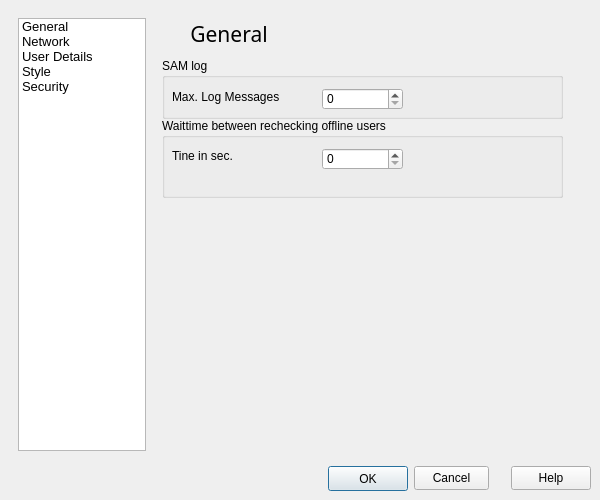
<ui version="4.0" >
 <class>form_settingsgui</class>
 <widget class="QDialog" name="form_settingsgui" >
  <property name="geometry" >
   <rect>
    <x>0</x>
    <y>0</y>
    <width>600</width>
    <height>500</height>
   </rect>
  </property>
  <property name="sizePolicy" >
   <sizepolicy vsizetype="Expanding" hsizetype="Expanding" >
    <horstretch>0</horstretch>
    <verstretch>0</verstretch>
   </sizepolicy>
  </property>
  <property name="minimumSize" >
   <size>
    <width>600</width>
    <height>500</height>
   </size>
  </property>
  <property name="maximumSize" >
   <size>
    <width>600</width>
    <height>500</height>
   </size>
  </property>
  <property name="windowTitle" >
   <string>Settings</string>
  </property>
  <property name="windowIcon" >
   <iconset resource="resourcen.qrc" >
    <normaloff>:/icons/settings.png</normaloff>:/icons/settings.png</iconset>
  </property>
  <property name="sizeGripEnabled" >
   <bool>false</bool>
  </property>
  <property name="modal" >
   <bool>true</bool>
  </property>
  <widget class="QFrame" name="middleFrame" >
   <property name="geometry" >
    <rect>
     <x>9</x>
     <y>9</y>
     <width>600</width>
     <height>500</height>
    </rect>
   </property>
   <property name="sizePolicy" >
    <sizepolicy vsizetype="Fixed" hsizetype="Fixed" >
     <horstretch>0</horstretch>
     <verstretch>0</verstretch>
    </sizepolicy>
   </property>
   <property name="minimumSize" >
    <size>
     <width>600</width>
     <height>500</height>
    </size>
   </property>
   <property name="maximumSize" >
    <size>
     <width>600</width>
     <height>500</height>
    </size>
   </property>
   <property name="frameShape" >
    <enum>QFrame::NoFrame</enum>
   </property>
   <property name="frameShadow" >
    <enum>QFrame::Plain</enum>
   </property>
   <layout class="QGridLayout" >
    <property name="margin" >
     <number>9</number>
    </property>
    <property name="spacing" >
     <number>6</number>
    </property>
    <item row="0" column="0" >
     <widget class="QListWidget" name="itemListWidget" >
      <property name="sizePolicy" >
       <sizepolicy vsizetype="Fixed" hsizetype="Fixed" >
        <horstretch>0</horstretch>
        <verstretch>0</verstretch>
       </sizepolicy>
      </property>
      <property name="minimumSize" >
       <size>
        <width>0</width>
        <height>300</height>
       </size>
      </property>
      <property name="maximumSize" >
       <size>
        <width>128</width>
        <height>500</height>
       </size>
      </property>
      <property name="font" >
       <font>
        <family>MS Shell Dlg 2</family>
        <pointsize>10</pointsize>
        <weight>50</weight>
        <bold>false</bold>
       </font>
      </property>
      <property name="verticalScrollBarPolicy" >
       <enum>Qt::ScrollBarAlwaysOff</enum>
      </property>
      <property name="horizontalScrollBarPolicy" >
       <enum>Qt::ScrollBarAlwaysOff</enum>
      </property>
      <property name="showDropIndicator" stdset="0" >
       <bool>false</bool>
      </property>
      <property name="flow" >
       <enum>QListView::TopToBottom</enum>
      </property>
      <property name="resizeMode" >
       <enum>QListView::Fixed</enum>
      </property>
      <property name="layoutMode" >
       <enum>QListView::SinglePass</enum>
      </property>
      <property name="spacing" >
       <number>0</number>
      </property>
      <item>
       <property name="text" >
        <string>General</string>
       </property>
       <property name="icon" >
        <iconset resource="resourcen.qrc" >
         <normaloff>:/icons/settings.png</normaloff>:/icons/settings.png</iconset>
       </property>
      </item>
      <item>
       <property name="text" >
        <string>Network</string>
       </property>
       <property name="icon" >
        <iconset resource="resourcen.qrc" >
         <normaloff>:/icons/socket24.png</normaloff>:/icons/socket24.png</iconset>
       </property>
      </item>
      <item>
       <property name="text" >
        <string>User Details</string>
       </property>
       <property name="icon" >
        <iconset resource="resourcen.qrc" >
         <normaloff>:/icons/userblue24.png</normaloff>:/icons/userblue24.png</iconset>
       </property>
      </item>
      <item>
       <property name="text" >
        <string>Style</string>
       </property>
       <property name="icon" >
        <iconset resource="resourcen.qrc" >
         <normaloff>:/icons/looknfeel24.png</normaloff>:/icons/looknfeel24.png</iconset>
       </property>
      </item>
      <item>
       <property name="text" >
        <string>Security</string>
       </property>
       <property name="icon" >
        <iconset resource="resourcen.qrc" >
         <normaloff>:/icons/encrypted24.png</normaloff>:/icons/encrypted24.png</iconset>
       </property>
      </item>
     </widget>
    </item>
    <item row="1" column="0" colspan="3" >
     <layout class="QGridLayout" >
      <property name="margin" >
       <number>0</number>
      </property>
      <property name="spacing" >
       <number>6</number>
      </property>
      <item row="0" column="1" >
       <widget class="QFrame" name="buttonFrame" >
        <property name="sizePolicy" >
         <sizepolicy vsizetype="Fixed" hsizetype="Fixed" >
          <horstretch>0</horstretch>
          <verstretch>0</verstretch>
         </sizepolicy>
        </property>
        <property name="frameShape" >
         <enum>QFrame::NoFrame</enum>
        </property>
        <property name="frameShadow" >
         <enum>QFrame::Raised</enum>
        </property>
        <layout class="QGridLayout" >
         <property name="margin" >
          <number>9</number>
         </property>
         <property name="spacing" >
          <number>6</number>
         </property>
         <item row="0" column="0" >
          <widget class="QPushButton" name="ok_Button" >
           <property name="minimumSize" >
            <size>
             <width>75</width>
             <height>24</height>
            </size>
           </property>
           <property name="maximumSize" >
            <size>
             <width>16777215</width>
             <height>75</height>
            </size>
           </property>
           <property name="text" >
            <string>OK</string>
           </property>
           <property name="autoRepeat" >
            <bool>false</bool>
           </property>
           <property name="default" >
            <bool>true</bool>
           </property>
          </widget>
         </item>
         <item row="0" column="2" >
          <spacer>
           <property name="orientation" >
            <enum>Qt::Horizontal</enum>
           </property>
           <property name="sizeType" >
            <enum>QSizePolicy::Expanding</enum>
           </property>
           <property name="sizeHint" stdset="0" >
            <size>
             <width>16</width>
             <height>25</height>
            </size>
           </property>
          </spacer>
         </item>
         <item row="0" column="3" >
          <widget class="QPushButton" name="help_Button" >
           <property name="minimumSize" >
            <size>
             <width>0</width>
             <height>24</height>
            </size>
           </property>
           <property name="text" >
            <string>Help</string>
           </property>
          </widget>
         </item>
         <item row="0" column="1" >
          <widget class="QPushButton" name="cancel_Button" >
           <property name="minimumSize" >
            <size>
             <width>75</width>
             <height>24</height>
            </size>
           </property>
           <property name="maximumSize" >
            <size>
             <width>75</width>
             <height>16777215</height>
            </size>
           </property>
           <property name="text" >
            <string>Cancel</string>
           </property>
          </widget>
         </item>
        </layout>
       </widget>
      </item>
      <item row="0" column="0" >
       <spacer>
        <property name="orientation" >
         <enum>Qt::Horizontal</enum>
        </property>
        <property name="sizeHint" stdset="0" >
         <size>
          <width>181</width>
          <height>20</height>
         </size>
        </property>
       </spacer>
      </item>
     </layout>
    </item>
    <item row="0" column="1" >
     <widget class="QStackedWidget" name="stackedWidget" >
      <property name="currentIndex" >
       <number>0</number>
      </property>
      <widget class="QWidget" name="basic_page" >
       <widget class="QGroupBox" name="groupBox_6" >
        <property name="geometry" >
         <rect>
          <x>10</x>
          <y>100</y>
          <width>401</width>
          <height>80</height>
         </rect>
        </property>
        <property name="title" >
         <string>Waittime between rechecking offline users</string>
        </property>
        <widget class="QLabel" name="label_6" >
         <property name="geometry" >
          <rect>
           <x>10</x>
           <y>30</y>
           <width>131</width>
           <height>16</height>
          </rect>
         </property>
         <property name="text" >
          <string>Tine in sec.</string>
         </property>
        </widget>
        <widget class="QSpinBox" name="spinBox_3" >
         <property name="geometry" >
          <rect>
           <x>160</x>
           <y>30</y>
           <width>81</width>
           <height>22</height>
          </rect>
         </property>
        </widget>
       </widget>
       <widget class="QGroupBox" name="groupBox" >
        <property name="geometry" >
         <rect>
          <x>10</x>
          <y>40</y>
          <width>401</width>
          <height>61</height>
         </rect>
        </property>
        <property name="title" >
         <string>SAM log</string>
        </property>
        <widget class="QSpinBox" name="spinBox" >
         <property name="geometry" >
          <rect>
           <x>160</x>
           <y>30</y>
           <width>81</width>
           <height>22</height>
          </rect>
         </property>
        </widget>
        <widget class="QLabel" name="label_4" >
         <property name="geometry" >
          <rect>
           <x>10</x>
           <y>30</y>
           <width>121</width>
           <height>17</height>
          </rect>
         </property>
         <property name="text" >
          <string>Max. Log Messages</string>
         </property>
        </widget>
       </widget>
       <widget class="QWidget" name="layoutWidget" >
        <property name="geometry" >
         <rect>
          <x>10</x>
          <y>0</y>
          <width>106</width>
          <height>32</height>
         </rect>
        </property>
        <layout class="QGridLayout" >
         <property name="margin" >
          <number>0</number>
         </property>
         <property name="spacing" >
          <number>6</number>
         </property>
         <item row="0" column="1" >
          <widget class="QLabel" name="basicLabel" >
           <property name="sizePolicy" >
            <sizepolicy vsizetype="Fixed" hsizetype="Fixed" >
             <horstretch>0</horstretch>
             <verstretch>0</verstretch>
            </sizepolicy>
           </property>
           <property name="minimumSize" >
            <size>
             <width>0</width>
             <height>30</height>
            </size>
           </property>
           <property name="font" >
            <font>
             <family>Sans Serif</family>
             <pointsize>16</pointsize>
             <weight>75</weight>
             <italic>true</italic>
             <bold>true</bold>
             <underline>true</underline>
             <strikeout>false</strikeout>
            </font>
           </property>
           <property name="text" >
            <string>&lt;html>&lt;head>&lt;meta name="qrichtext" content="1" />&lt;style type="text/css">
p, li { white-space: pre-wrap; }
&lt;/style>&lt;/head>&lt;body style=" font-family:'Sans Serif'; font-size:16pt; font-weight:600; font-style:italic; text-decoration: underline;">
&lt;p style=" -qt-block-indent:0; text-indent:0px;">&lt;span style=" font-weight:400; font-style:normal; text-decoration:none;">General&lt;/span>&lt;/p>&lt;/body>&lt;/html></string>
           </property>
           <property name="alignment" >
            <set>Qt::AlignCenter</set>
           </property>
          </widget>
         </item>
         <item row="0" column="0" >
          <widget class="QLabel" name="basiciconlabel" >
           <property name="text" >
            <string/>
           </property>
           <property name="pixmap" >
            <pixmap/>
           </property>
           <property name="alignment" >
            <set>Qt::AlignCenter</set>
           </property>
          </widget>
         </item>
        </layout>
       </widget>
      </widget>
      <widget class="QWidget" name="network_Page" >
       <widget class="QWidget" name="layoutWidget" >
        <property name="geometry" >
         <rect>
          <x>10</x>
          <y>0</y>
          <width>118</width>
          <height>32</height>
         </rect>
        </property>
        <layout class="QGridLayout" >
         <property name="margin" >
          <number>0</number>
         </property>
         <property name="spacing" >
          <number>6</number>
         </property>
         <item row="0" column="0" >
          <widget class="QLabel" name="networkiconlabel" >
           <property name="maximumSize" >
            <size>
             <width>32</width>
             <height>32</height>
            </size>
           </property>
           <property name="text" >
            <string/>
           </property>
           <property name="pixmap" >
            <pixmap/>
           </property>
           <property name="alignment" >
            <set>Qt::AlignCenter</set>
           </property>
          </widget>
         </item>
         <item row="0" column="1" >
          <widget class="QLabel" name="networkLabel" >
           <property name="minimumSize" >
            <size>
             <width>0</width>
             <height>30</height>
            </size>
           </property>
           <property name="font" >
            <font>
             <family>Sans Serif</family>
             <pointsize>16</pointsize>
             <weight>75</weight>
             <italic>true</italic>
             <bold>true</bold>
             <underline>true</underline>
             <strikeout>false</strikeout>
            </font>
           </property>
           <property name="text" >
            <string>&lt;!DOCTYPE HTML PUBLIC "-//W3C//DTD HTML 4.0//EN" "http://www.w3.org/TR/REC-html40/strict.dtd">
&lt;html>&lt;head>&lt;meta name="qrichtext" content="1" />&lt;style type="text/css">
p, li { white-space: pre-wrap; }
&lt;/style>&lt;/head>&lt;body style=" font-family:'Sans Serif'; font-size:16pt; font-weight:600; font-style:italic;">
&lt;p style=" margin-top:12px; margin-bottom:12px; margin-left:0px; margin-right:0px; -qt-block-indent:0; text-indent:0px; text-decoration: underline;">&lt;span style=" font-weight:400; font-style:normal; text-decoration:none;">Network&lt;/span>&lt;/p>&lt;/body>&lt;/html></string>
           </property>
           <property name="alignment" >
            <set>Qt::AlignLeading|Qt::AlignLeft|Qt::AlignVCenter</set>
           </property>
          </widget>
         </item>
        </layout>
       </widget>
       <widget class="QGroupBox" name="groupBox_8" >
        <property name="geometry" >
         <rect>
          <x>10</x>
          <y>130</y>
          <width>411</width>
          <height>281</height>
         </rect>
        </property>
        <property name="title" >
         <string>Tunnel Options</string>
        </property>
        <widget class="QLabel" name="label_9" >
         <property name="geometry" >
          <rect>
           <x>20</x>
           <y>20</y>
           <width>101</width>
           <height>16</height>
          </rect>
         </property>
         <property name="text" >
          <string>Tunnel Name</string>
         </property>
        </widget>
        <widget class="QLineEdit" name="lineEdit" >
         <property name="geometry" >
          <rect>
           <x>130</x>
           <y>20</y>
           <width>261</width>
           <height>20</height>
          </rect>
         </property>
        </widget>
        <widget class="QGroupBox" name="groupBox_10" >
         <property name="geometry" >
          <rect>
           <x>10</x>
           <y>159</y>
           <width>391</width>
           <height>111</height>
          </rect>
         </property>
         <property name="title" >
          <string>Outbound</string>
         </property>
         <widget class="QLabel" name="label_15" >
          <property name="geometry" >
           <rect>
            <x>10</x>
            <y>20</y>
            <width>91</width>
            <height>16</height>
           </rect>
          </property>
          <property name="text" >
           <string>Length</string>
          </property>
         </widget>
         <widget class="QLabel" name="label_14" >
          <property name="geometry" >
           <rect>
            <x>10</x>
            <y>50</y>
            <width>81</width>
            <height>16</height>
           </rect>
          </property>
          <property name="text" >
           <string>Quantity</string>
          </property>
         </widget>
         <widget class="QSpinBox" name="spinBox_8" >
          <property name="geometry" >
           <rect>
            <x>120</x>
            <y>20</y>
            <width>101</width>
            <height>22</height>
           </rect>
          </property>
         </widget>
         <widget class="QSpinBox" name="spinBox_9" >
          <property name="geometry" >
           <rect>
            <x>120</x>
            <y>50</y>
            <width>101</width>
            <height>22</height>
           </rect>
          </property>
         </widget>
         <widget class="QSpinBox" name="spinBox_7" >
          <property name="geometry" >
           <rect>
            <x>120</x>
            <y>80</y>
            <width>101</width>
            <height>22</height>
           </rect>
          </property>
         </widget>
         <widget class="QLabel" name="label_13" >
          <property name="geometry" >
           <rect>
            <x>10</x>
            <y>80</y>
            <width>102</width>
            <height>17</height>
           </rect>
          </property>
          <property name="text" >
           <string>Backup Quantity</string>
          </property>
         </widget>
        </widget>
        <widget class="QGroupBox" name="groupBox_9" >
         <property name="geometry" >
          <rect>
           <x>10</x>
           <y>40</y>
           <width>391</width>
           <height>121</height>
          </rect>
         </property>
         <property name="title" >
          <string>Inbound</string>
         </property>
         <widget class="QLabel" name="label_11" >
          <property name="geometry" >
           <rect>
            <x>10</x>
            <y>50</y>
            <width>81</width>
            <height>16</height>
           </rect>
          </property>
          <property name="text" >
           <string>Quantity</string>
          </property>
         </widget>
         <widget class="QLabel" name="label_10" >
          <property name="geometry" >
           <rect>
            <x>10</x>
            <y>20</y>
            <width>81</width>
            <height>16</height>
           </rect>
          </property>
          <property name="text" >
           <string>Length</string>
          </property>
         </widget>
         <widget class="QSpinBox" name="spinBox_6" >
          <property name="geometry" >
           <rect>
            <x>120</x>
            <y>80</y>
            <width>101</width>
            <height>22</height>
           </rect>
          </property>
         </widget>
         <widget class="QSpinBox" name="spinBox_5" >
          <property name="geometry" >
           <rect>
            <x>120</x>
            <y>50</y>
            <width>101</width>
            <height>22</height>
           </rect>
          </property>
         </widget>
         <widget class="QSpinBox" name="spinBox_4" >
          <property name="geometry" >
           <rect>
            <x>120</x>
            <y>20</y>
            <width>101</width>
            <height>22</height>
           </rect>
          </property>
         </widget>
         <widget class="QLabel" name="label_12" >
          <property name="geometry" >
           <rect>
            <x>10</x>
            <y>80</y>
            <width>102</width>
            <height>17</height>
           </rect>
          </property>
          <property name="text" >
           <string>Backup Quantity</string>
          </property>
         </widget>
        </widget>
       </widget>
       <widget class="QGroupBox" name="groupBox_7" >
        <property name="geometry" >
         <rect>
          <x>10</x>
          <y>40</y>
          <width>411</width>
          <height>81</height>
         </rect>
        </property>
        <property name="title" >
         <string>SAM Connection</string>
        </property>
        <widget class="QLabel" name="label_17" >
         <property name="geometry" >
          <rect>
           <x>10</x>
           <y>20</y>
           <width>101</width>
           <height>16</height>
          </rect>
         </property>
         <property name="text" >
          <string>SAM HOST IP</string>
         </property>
        </widget>
        <widget class="QLabel" name="label_16" >
         <property name="geometry" >
          <rect>
           <x>10</x>
           <y>50</y>
           <width>101</width>
           <height>16</height>
          </rect>
         </property>
         <property name="text" >
          <string>Destination</string>
         </property>
        </widget>
        <widget class="QLineEdit" name="lineEdit_2" >
         <property name="geometry" >
          <rect>
           <x>130</x>
           <y>50</y>
           <width>261</width>
           <height>20</height>
          </rect>
         </property>
        </widget>
        <widget class="QLineEdit" name="lineEdit_3" >
         <property name="geometry" >
          <rect>
           <x>130</x>
           <y>20</y>
           <width>113</width>
           <height>20</height>
          </rect>
         </property>
        </widget>
        <widget class="QLabel" name="label_18" >
         <property name="geometry" >
          <rect>
           <x>250</x>
           <y>20</y>
           <width>31</width>
           <height>16</height>
          </rect>
         </property>
         <property name="text" >
          <string>Port</string>
         </property>
        </widget>
        <widget class="QSpinBox" name="spinBox_10" >
         <property name="geometry" >
          <rect>
           <x>290</x>
           <y>20</y>
           <width>101</width>
           <height>22</height>
          </rect>
         </property>
         <property name="maximum" >
          <number>65000</number>
         </property>
         <property name="value" >
          <number>7656</number>
         </property>
        </widget>
       </widget>
      </widget>
      <widget class="QWidget" name="share_Page" >
       <widget class="QGroupBox" name="groupBox_5" >
        <property name="geometry" >
         <rect>
          <x>10</x>
          <y>50</y>
          <width>411</width>
          <height>375</height>
         </rect>
        </property>
        <property name="title" >
         <string/>
        </property>
        <widget class="QLabel" name="label_21" >
         <property name="geometry" >
          <rect>
           <x>20</x>
           <y>70</y>
           <width>81</width>
           <height>16</height>
          </rect>
         </property>
         <property name="text" >
          <string>Age</string>
         </property>
        </widget>
        <widget class="QSpinBox" name="spinBox_11" >
         <property name="enabled" >
          <bool>false</bool>
         </property>
         <property name="geometry" >
          <rect>
           <x>100</x>
           <y>70</y>
           <width>91</width>
           <height>22</height>
          </rect>
         </property>
        </widget>
        <widget class="QCheckBox" name="checkBox_3" >
         <property name="enabled" >
          <bool>false</bool>
         </property>
         <property name="geometry" >
          <rect>
           <x>100</x>
           <y>110</y>
           <width>71</width>
           <height>18</height>
          </rect>
         </property>
         <property name="text" >
          <string>Male</string>
         </property>
        </widget>
        <widget class="QLabel" name="label_20" >
         <property name="geometry" >
          <rect>
           <x>20</x>
           <y>140</y>
           <width>71</width>
           <height>16</height>
          </rect>
         </property>
         <property name="text" >
          <string>Interests</string>
         </property>
        </widget>
        <widget class="QLabel" name="label_22" >
         <property name="geometry" >
          <rect>
           <x>20</x>
           <y>110</y>
           <width>46</width>
           <height>14</height>
          </rect>
         </property>
         <property name="text" >
          <string>Gender</string>
         </property>
        </widget>
        <widget class="QLabel" name="label_19" >
         <property name="geometry" >
          <rect>
           <x>20</x>
           <y>40</y>
           <width>61</width>
           <height>17</height>
          </rect>
         </property>
         <property name="text" >
          <string>Nickname</string>
         </property>
        </widget>
        <widget class="QCheckBox" name="checkBox_4" >
         <property name="enabled" >
          <bool>false</bool>
         </property>
         <property name="geometry" >
          <rect>
           <x>190</x>
           <y>110</y>
           <width>71</width>
           <height>18</height>
          </rect>
         </property>
         <property name="text" >
          <string>Female</string>
         </property>
        </widget>
        <widget class="QLineEdit" name="lineEdit_4" >
         <property name="enabled" >
          <bool>false</bool>
         </property>
         <property name="geometry" >
          <rect>
           <x>100</x>
           <y>30</y>
           <width>301</width>
           <height>20</height>
          </rect>
         </property>
        </widget>
        <widget class="QLineEdit" name="lineEdit_5" >
         <property name="enabled" >
          <bool>false</bool>
         </property>
         <property name="geometry" >
          <rect>
           <x>20</x>
           <y>160</y>
           <width>381</width>
           <height>201</height>
          </rect>
         </property>
        </widget>
       </widget>
       <widget class="QLabel" name="shareiconlabel" >
        <property name="geometry" >
         <rect>
          <x>1</x>
          <y>37</y>
          <width>179</width>
          <height>16</height>
         </rect>
        </property>
        <property name="text" >
         <string/>
        </property>
        <property name="pixmap" >
         <pixmap/>
        </property>
       </widget>
       <widget class="QWidget" name="layoutWidget" >
        <property name="geometry" >
         <rect>
          <x>10</x>
          <y>0</y>
          <width>147</width>
          <height>32</height>
         </rect>
        </property>
        <layout class="QGridLayout" name="gridLayout" >
         <item row="0" column="0" >
          <widget class="QLabel" name="label_5" >
           <property name="text" >
            <string>&lt;!DOCTYPE HTML PUBLIC "-//W3C//DTD HTML 4.0//EN" "http://www.w3.org/TR/REC-html40/strict.dtd">
&lt;html>&lt;head>&lt;meta name="qrichtext" content="1" />&lt;style type="text/css">
p, li { white-space: pre-wrap; }
&lt;/style>&lt;/head>&lt;body style=" font-family:'MS Shell Dlg 2'; font-size:8.25pt; font-weight:400; font-style:normal;">
&lt;p style=" margin-top:0px; margin-bottom:0px; margin-left:0px; margin-right:0px; -qt-block-indent:0; text-indent:0px;">&lt;img src=":/icons/userblue24.png" />&lt;/p>&lt;/body>&lt;/html></string>
           </property>
           <property name="alignment" >
            <set>Qt::AlignCenter</set>
           </property>
          </widget>
         </item>
         <item row="0" column="1" >
          <widget class="QLabel" name="shareLabel" >
           <property name="minimumSize" >
            <size>
             <width>0</width>
             <height>30</height>
            </size>
           </property>
           <property name="font" >
            <font>
             <family>Sans Serif</family>
             <pointsize>16</pointsize>
             <weight>75</weight>
             <italic>true</italic>
             <bold>true</bold>
             <underline>true</underline>
             <strikeout>false</strikeout>
            </font>
           </property>
           <property name="text" >
            <string>&lt;html>&lt;head>&lt;meta name="qrichtext" content="1" />&lt;style type="text/css">
p, li { white-space: pre-wrap; }
&lt;/style>&lt;/head>&lt;body style=" font-family:'Sans Serif'; font-size:16pt; font-weight:600; font-style:italic; text-decoration: underline;">
&lt;p style=" -qt-block-indent:0; text-indent:0px;">&lt;span style=" font-weight:400; font-style:normal; text-decoration:none;">User Details&lt;/span>&lt;/p>&lt;/body>&lt;/html></string>
           </property>
           <property name="alignment" >
            <set>Qt::AlignLeading|Qt::AlignLeft|Qt::AlignVCenter</set>
           </property>
          </widget>
         </item>
        </layout>
       </widget>
      </widget>
      <widget class="QWidget" name="style_page" >
       <widget class="QGroupBox" name="groupBox_3" >
        <property name="geometry" >
         <rect>
          <x>10</x>
          <y>120</y>
          <width>431</width>
          <height>181</height>
         </rect>
        </property>
        <property name="title" >
         <string>StyleSheet</string>
        </property>
        <widget class="QComboBox" name="styleSheetCombo" >
         <property name="enabled" >
          <bool>true</bool>
         </property>
         <property name="geometry" >
          <rect>
           <x>110</x>
           <y>30</y>
           <width>266</width>
           <height>21</height>
          </rect>
         </property>
         <property name="maximumSize" >
          <size>
           <width>16777215</width>
           <height>87</height>
          </size>
         </property>
         <property name="font" >
          <font>
           <weight>75</weight>
           <bold>true</bold>
          </font>
         </property>
         <property name="iconSize" >
          <size>
           <width>200</width>
           <height>87</height>
          </size>
         </property>
         <item>
          <property name="text" >
           <string>Default</string>
          </property>
         </item>
        </widget>
        <widget class="QLabel" name="label_8" >
         <property name="geometry" >
          <rect>
           <x>20</x>
           <y>30</y>
           <width>81</width>
           <height>20</height>
          </rect>
         </property>
         <property name="sizePolicy" >
          <sizepolicy vsizetype="Fixed" hsizetype="Fixed" >
           <horstretch>0</horstretch>
           <verstretch>0</verstretch>
          </sizepolicy>
         </property>
         <property name="text" >
          <string>Style Sheet:</string>
         </property>
        </widget>
       </widget>
       <widget class="QGroupBox" name="groupBox_2" >
        <property name="geometry" >
         <rect>
          <x>10</x>
          <y>40</y>
          <width>431</width>
          <height>71</height>
         </rect>
        </property>
        <property name="title" >
         <string>Style</string>
        </property>
        <widget class="QComboBox" name="styleCombo" >
         <property name="enabled" >
          <bool>true</bool>
         </property>
         <property name="geometry" >
          <rect>
           <x>110</x>
           <y>30</y>
           <width>131</width>
           <height>18</height>
          </rect>
         </property>
         <property name="sizePolicy" >
          <sizepolicy vsizetype="Fixed" hsizetype="Fixed" >
           <horstretch>0</horstretch>
           <verstretch>0</verstretch>
          </sizepolicy>
         </property>
        </widget>
        <widget class="QLabel" name="label_7" >
         <property name="geometry" >
          <rect>
           <x>20</x>
           <y>30</y>
           <width>51</width>
           <height>20</height>
          </rect>
         </property>
         <property name="sizePolicy" >
          <sizepolicy vsizetype="Fixed" hsizetype="Fixed" >
           <horstretch>0</horstretch>
           <verstretch>0</verstretch>
          </sizepolicy>
         </property>
         <property name="text" >
          <string>Style:</string>
         </property>
        </widget>
       </widget>
       <widget class="QWidget" name="layoutWidget" >
        <property name="geometry" >
         <rect>
          <x>11</x>
          <y>0</y>
          <width>77</width>
          <height>28</height>
         </rect>
        </property>
        <layout class="QGridLayout" name="gridLayout_2" >
         <item row="0" column="0" >
          <widget class="QLabel" name="label_2" >
           <property name="text" >
            <string/>
           </property>
           <property name="pixmap" >
            <pixmap/>
           </property>
           <property name="alignment" >
            <set>Qt::AlignCenter</set>
           </property>
          </widget>
         </item>
         <item row="0" column="1" >
          <widget class="QLabel" name="label" >
           <property name="text" >
            <string>&lt;html>&lt;head>&lt;meta name="qrichtext" content="1" />&lt;style type="text/css">&#xd;
p, li { white-space: pre-wrap; }&#xd;
&lt;/style>&lt;/head>&lt;body style=" font-family:'MS Shell Dlg 2'; font-size:8.25pt; font-weight:400; font-style:normal; text-decoration:none;">&#xd;
&lt;p style=" -qt-block-indent:0; text-indent:0px;">&lt;span style=" font-size:16pt;">Style&lt;/span>&lt;/p>&lt;/body>&lt;/html></string>
           </property>
          </widget>
         </item>
        </layout>
       </widget>
      </widget>
      <widget class="QWidget" name="page" >
       <widget class="QGroupBox" name="groupBox_4" >
        <property name="geometry" >
         <rect>
          <x>10</x>
          <y>40</y>
          <width>411</width>
          <height>91</height>
         </rect>
        </property>
        <property name="title" >
         <string/>
        </property>
        <widget class="QCheckBox" name="requestauthcheckBox" >
         <property name="enabled" >
          <bool>false</bool>
         </property>
         <property name="geometry" >
          <rect>
           <x>20</x>
           <y>50</y>
           <width>391</width>
           <height>18</height>
          </rect>
         </property>
         <property name="text" >
          <string>Request Authorization</string>
         </property>
        </widget>
        <widget class="QCheckBox" name="blockallcheckBox" >
         <property name="enabled" >
          <bool>false</bool>
         </property>
         <property name="geometry" >
          <rect>
           <x>20</x>
           <y>20</y>
           <width>361</width>
           <height>18</height>
          </rect>
         </property>
         <property name="text" >
          <string>Block all unknown Users</string>
         </property>
        </widget>
       </widget>
       <widget class="QWidget" name="layoutWidget" >
        <property name="geometry" >
         <rect>
          <x>10</x>
          <y>0</y>
          <width>98</width>
          <height>27</height>
         </rect>
        </property>
        <layout class="QGridLayout" name="gridLayout_3" >
         <item row="0" column="0" >
          <widget class="QLabel" name="label_23" >
           <property name="text" >
            <string>&lt;!DOCTYPE HTML PUBLIC "-//W3C//DTD HTML 4.0//EN" "http://www.w3.org/TR/REC-html40/strict.dtd">
&lt;html>&lt;head>&lt;meta name="qrichtext" content="1" />&lt;style type="text/css">
p, li { white-space: pre-wrap; }
&lt;/style>&lt;/head>&lt;body style=" font-family:'MS Shell Dlg 2'; font-size:8.25pt; font-weight:400; font-style:normal;">
&lt;p style=" margin-top:0px; margin-bottom:0px; margin-left:0px; margin-right:0px; -qt-block-indent:0; text-indent:0px;">&lt;img src=":/icons/encrypted24.png" />&lt;/p>&lt;/body>&lt;/html></string>
           </property>
          </widget>
         </item>
         <item row="0" column="1" >
          <widget class="QLabel" name="label_3" >
           <property name="text" >
            <string>&lt;html>&lt;head>&lt;meta name="qrichtext" content="1" />&lt;style type="text/css">
p, li { white-space: pre-wrap; }
&lt;/style>&lt;/head>&lt;body style=" font-family:'MS Shell Dlg 2'; font-size:8.25pt; font-weight:400; font-style:normal; text-decoration:none;">
&lt;p style=" -qt-block-indent:0; text-indent:0px; font-size:8pt;">&lt;span style=" font-size:12pt; font-weight:600;">Security&lt;/span>&lt;/p>&lt;/body>&lt;/html></string>
           </property>
          </widget>
         </item>
        </layout>
       </widget>
      </widget>
     </widget>
    </item>
   </layout>
  </widget>
 </widget>
 <tabstops>
  <tabstop>ok_Button</tabstop>
  <tabstop>cancel_Button</tabstop>
  <tabstop>help_Button</tabstop>
 </tabstops>
 <resources>
  <include location="resourcen.qrc" />
 </resources>
 <connections>
  <connection>
   <sender>itemListWidget</sender>
   <signal>currentRowChanged(int)</signal>
   <receiver>stackedWidget</receiver>
   <slot>setCurrentIndex(int)</slot>
   <hints>
    <hint type="sourcelabel" >
     <x>62</x>
     <y>80</y>
    </hint>
    <hint type="destinationlabel" >
     <x>195</x>
     <y>80</y>
    </hint>
   </hints>
  </connection>
 </connections>
</ui>
